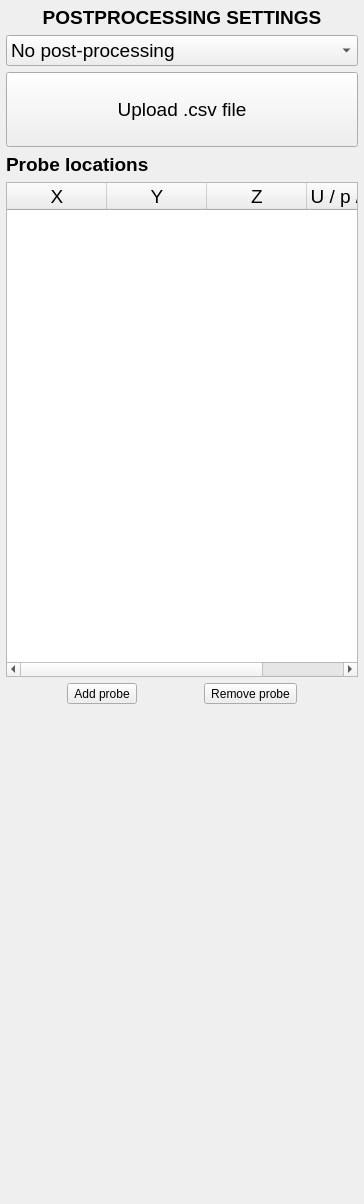
<?xml version="1.0" encoding="UTF-8"?>
<ui version="4.0">
 <class>postprocess</class>
 <widget class="QFrame" name="postprocess">
  <property name="geometry">
   <rect>
    <x>0</x>
    <y>0</y>
    <width>364</width>
    <height>1204</height>
   </rect>
  </property>
  <property name="windowTitle">
   <string>Frame</string>
  </property>
  <layout class="QVBoxLayout" name="verticalLayout_2">
   <property name="leftMargin">
    <number>6</number>
   </property>
   <property name="topMargin">
    <number>6</number>
   </property>
   <property name="rightMargin">
    <number>6</number>
   </property>
   <property name="bottomMargin">
    <number>6</number>
   </property>
   <item>
    <widget class="QLabel" name="Lbl_H1">
     <property name="font">
      <font>
       <pointsize>14</pointsize>
      </font>
     </property>
     <property name="text">
      <string>&lt;html&gt;&lt;head/&gt;&lt;body&gt;&lt;p&gt;&lt;span style=&quot; font-weight:600;&quot;&gt;POSTPROCESSING SETTINGS&lt;/span&gt;&lt;/p&gt;&lt;/body&gt;&lt;/html&gt;</string>
     </property>
     <property name="alignment">
      <set>Qt::AlignCenter</set>
     </property>
    </widget>
   </item>
   <item>
    <widget class="QComboBox" name="CmB_Probelocation">
     <property name="font">
      <font>
       <pointsize>14</pointsize>
      </font>
     </property>
     <property name="toolTip">
      <string>Select the format of the bathymetric files uploaded</string>
     </property>
     <property name="toolTipDuration">
      <number>10000</number>
     </property>
     <item>
      <property name="text">
       <string>No post-processing</string>
      </property>
     </item>
     <item>
      <property name="text">
       <string>Manually add probes</string>
      </property>
     </item>
     <item>
      <property name="text">
       <string>Upload .csv file </string>
      </property>
     </item>
    </widget>
   </item>
   <item>
    <layout class="QHBoxLayout" name="HLY_Files">
     <item>
      <widget class="QPushButton" name="Btn_UploadFiles">
       <property name="font">
        <font>
         <pointsize>14</pointsize>
        </font>
       </property>
       <property name="toolTip">
        <string>Select the bathymetric files to be used</string>
       </property>
       <property name="toolTipDuration">
        <number>10000</number>
       </property>
       <property name="text">
        <string>
Upload .csv file
</string>
       </property>
      </widget>
     </item>
    </layout>
   </item>
   <item>
    <widget class="QLabel" name="Lbl_Probes">
     <property name="font">
      <font>
       <pointsize>14</pointsize>
       <weight>75</weight>
       <bold>true</bold>
      </font>
     </property>
     <property name="focusPolicy">
      <enum>Qt::ClickFocus</enum>
     </property>
     <property name="text">
      <string>&lt;html&gt;&lt;head/&gt;&lt;body&gt;&lt;p&gt;Probe locations&lt;/p&gt;&lt;/body&gt;&lt;/html&gt;</string>
     </property>
    </widget>
   </item>
   <item>
    <widget class="QTableWidget" name="Tbl_Probes">
     <property name="font">
      <font>
       <pointsize>14</pointsize>
      </font>
     </property>
     <property name="toolTip">
      <string>Table of segments along the length of the flume</string>
     </property>
     <property name="toolTipDuration">
      <number>10000</number>
     </property>
     <column>
      <property name="text">
       <string>X</string>
      </property>
     </column>
     <column>
      <property name="text">
       <string>Y</string>
      </property>
     </column>
     <column>
      <property name="text">
       <string>Z</string>
      </property>
     </column>
     <column>
      <property name="text">
       <string>U / p / both</string>
      </property>
     </column>
    </widget>
   </item>
   <item>
    <layout class="QHBoxLayout" name="HLY_Probe">
     <item>
      <widget class="QToolButton" name="Btn_AddProbe">
       <property name="toolTip">
        <string>Add segment along the length of the flume</string>
       </property>
       <property name="toolTipDuration">
        <number>10000</number>
       </property>
       <property name="text">
        <string>Add probe</string>
       </property>
      </widget>
     </item>
     <item>
      <widget class="QToolButton" name="Btn_RemProbe">
       <property name="toolTip">
        <string>Remove segment along the length of the flume</string>
       </property>
       <property name="toolTipDuration">
        <number>10000</number>
       </property>
       <property name="text">
        <string>Remove probe</string>
       </property>
      </widget>
     </item>
    </layout>
   </item>
   <item>
    <spacer name="VSp">
     <property name="orientation">
      <enum>Qt::Vertical</enum>
     </property>
     <property name="sizeHint" stdset="0">
      <size>
       <width>20</width>
       <height>214</height>
      </size>
     </property>
    </spacer>
   </item>
  </layout>
 </widget>
 <resources/>
 <connections/>
</ui>
